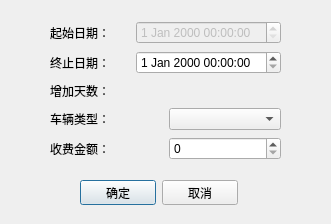
<?xml version="1.0" encoding="UTF-8"?>
<ui version="4.0">
 <class>CRechargeDialog</class>
 <widget class="QDialog" name="CRechargeDialog">
  <property name="geometry">
   <rect>
    <x>0</x>
    <y>0</y>
    <width>331</width>
    <height>224</height>
   </rect>
  </property>
  <property name="windowTitle">
   <string>月租卡续费</string>
  </property>
  <widget class="QWidget" name="layoutWidget">
   <property name="geometry">
    <rect>
     <x>50</x>
     <y>20</y>
     <width>231</width>
     <height>141</height>
    </rect>
   </property>
   <layout class="QVBoxLayout" name="verticalLayout">
    <item>
     <layout class="QHBoxLayout" name="horizontalLayout">
      <item>
       <widget class="QLabel" name="label">
        <property name="text">
         <string>起始日期：</string>
        </property>
       </widget>
      </item>
      <item>
       <widget class="QDateTimeEdit" name="dtStart">
        <property name="enabled">
         <bool>false</bool>
        </property>
       </widget>
      </item>
     </layout>
    </item>
    <item>
     <layout class="QHBoxLayout" name="horizontalLayout_2">
      <item>
       <widget class="QLabel" name="label_2">
        <property name="text">
         <string>终止日期：</string>
        </property>
       </widget>
      </item>
      <item>
       <widget class="QDateTimeEdit" name="dtEnd"/>
      </item>
     </layout>
    </item>
    <item>
     <layout class="QHBoxLayout" name="horizontalLayout_3">
      <item>
       <widget class="QLabel" name="label_3">
        <property name="text">
         <string>增加天数：</string>
        </property>
       </widget>
      </item>
      <item>
       <widget class="QLineEdit" name="edtDays">
        <property name="enabled">
         <bool>false</bool>
        </property>
        <property name="frame">
         <bool>false</bool>
        </property>
       </widget>
      </item>
     </layout>
    </item>
    <item>
     <layout class="QHBoxLayout" name="horizontalLayout_6">
      <item>
       <widget class="QLabel" name="label_6">
        <property name="text">
         <string>车辆类型：</string>
        </property>
       </widget>
      </item>
      <item>
       <widget class="QComboBox" name="cbxCarModel"/>
      </item>
     </layout>
    </item>
    <item>
     <layout class="QHBoxLayout" name="horizontalLayout_4">
      <item>
       <widget class="QLabel" name="label_4">
        <property name="text">
         <string>收费金额：</string>
        </property>
       </widget>
      </item>
      <item>
       <widget class="QSpinBox" name="spAmount">
        <property name="maximum">
         <number>1000000000</number>
        </property>
       </widget>
      </item>
     </layout>
    </item>
   </layout>
  </widget>
  <widget class="QWidget" name="layoutWidget">
   <property name="geometry">
    <rect>
     <x>80</x>
     <y>180</y>
     <width>158</width>
     <height>25</height>
    </rect>
   </property>
   <layout class="QHBoxLayout" name="horizontalLayout_5">
    <item>
     <widget class="QPushButton" name="btnOk">
      <property name="text">
       <string>确定</string>
      </property>
     </widget>
    </item>
    <item>
     <widget class="QPushButton" name="btnCancel">
      <property name="text">
       <string>取消</string>
      </property>
     </widget>
    </item>
   </layout>
  </widget>
 </widget>
 <resources/>
 <connections/>
</ui>
